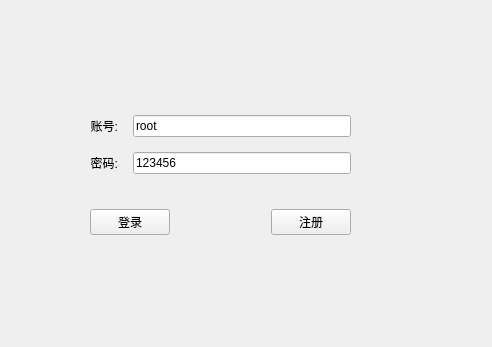
<?xml version="1.0" encoding="UTF-8"?>
<ui version="4.0">
 <class>IMLoginWidget</class>
 <widget class="QWidget" name="IMLoginWidget">
  <property name="geometry">
   <rect>
    <x>0</x>
    <y>0</y>
    <width>492</width>
    <height>347</height>
   </rect>
  </property>
  <property name="windowTitle">
   <string>Form</string>
  </property>
  <widget class="QWidget" name="loginWidget" native="true">
   <property name="geometry">
    <rect>
     <x>90</x>
     <y>80</y>
     <width>261</width>
     <height>191</height>
    </rect>
   </property>
   <layout class="QHBoxLayout" name="horizontalLayout_4">
    <property name="spacing">
     <number>0</number>
    </property>
    <property name="leftMargin">
     <number>0</number>
    </property>
    <property name="topMargin">
     <number>0</number>
    </property>
    <property name="rightMargin">
     <number>0</number>
    </property>
    <property name="bottomMargin">
     <number>0</number>
    </property>
    <item>
     <layout class="QVBoxLayout" name="verticalLayout_2" stretch="4,1">
      <item>
       <layout class="QVBoxLayout" name="verticalLayout">
        <property name="spacing">
         <number>15</number>
        </property>
        <item>
         <layout class="QHBoxLayout" name="horizontalLayout">
          <item>
           <widget class="QLabel" name="label_UserName">
            <property name="text">
             <string>账号:</string>
            </property>
            <property name="alignment">
             <set>Qt::AlignRight|Qt::AlignTrailing|Qt::AlignVCenter</set>
            </property>
           </widget>
          </item>
          <item>
           <widget class="IMPassWordLineEdit" name="lineEdit_User">
            <property name="text">
             <string>root</string>
            </property>
           </widget>
          </item>
         </layout>
        </item>
        <item>
         <layout class="QHBoxLayout" name="horizontalLayout_2">
          <item>
           <widget class="QLabel" name="label_PassWord">
            <property name="text">
             <string>密码:</string>
            </property>
            <property name="alignment">
             <set>Qt::AlignRight|Qt::AlignTrailing|Qt::AlignVCenter</set>
            </property>
           </widget>
          </item>
          <item>
           <widget class="IMPassWordLineEdit" name="lineEdit_PassWord">
            <property name="text">
             <string>123456</string>
            </property>
           </widget>
          </item>
         </layout>
        </item>
       </layout>
      </item>
      <item>
       <layout class="QHBoxLayout" name="horizontalLayout_3">
        <property name="spacing">
         <number>0</number>
        </property>
        <item>
         <widget class="QPushButton" name="pbt_Login">
          <property name="text">
           <string>登录</string>
          </property>
          <property name="shortcut">
           <string>Return</string>
          </property>
         </widget>
        </item>
        <item>
         <spacer name="horizontalSpacer">
          <property name="orientation">
           <enum>Qt::Horizontal</enum>
          </property>
          <property name="sizeHint" stdset="0">
           <size>
            <width>40</width>
            <height>20</height>
           </size>
          </property>
         </spacer>
        </item>
        <item>
         <widget class="QPushButton" name="pbt_Register">
          <property name="text">
           <string>注册</string>
          </property>
         </widget>
        </item>
       </layout>
      </item>
     </layout>
    </item>
   </layout>
  </widget>
 </widget>
 <customwidgets>
  <customwidget>
   <class>IMPassWordLineEdit</class>
   <extends>QLineEdit</extends>
   <header location="global">IMUICommon/IMLineEdit/impasswordlineedit.h</header>
  </customwidget>
 </customwidgets>
 <resources/>
 <connections/>
</ui>
